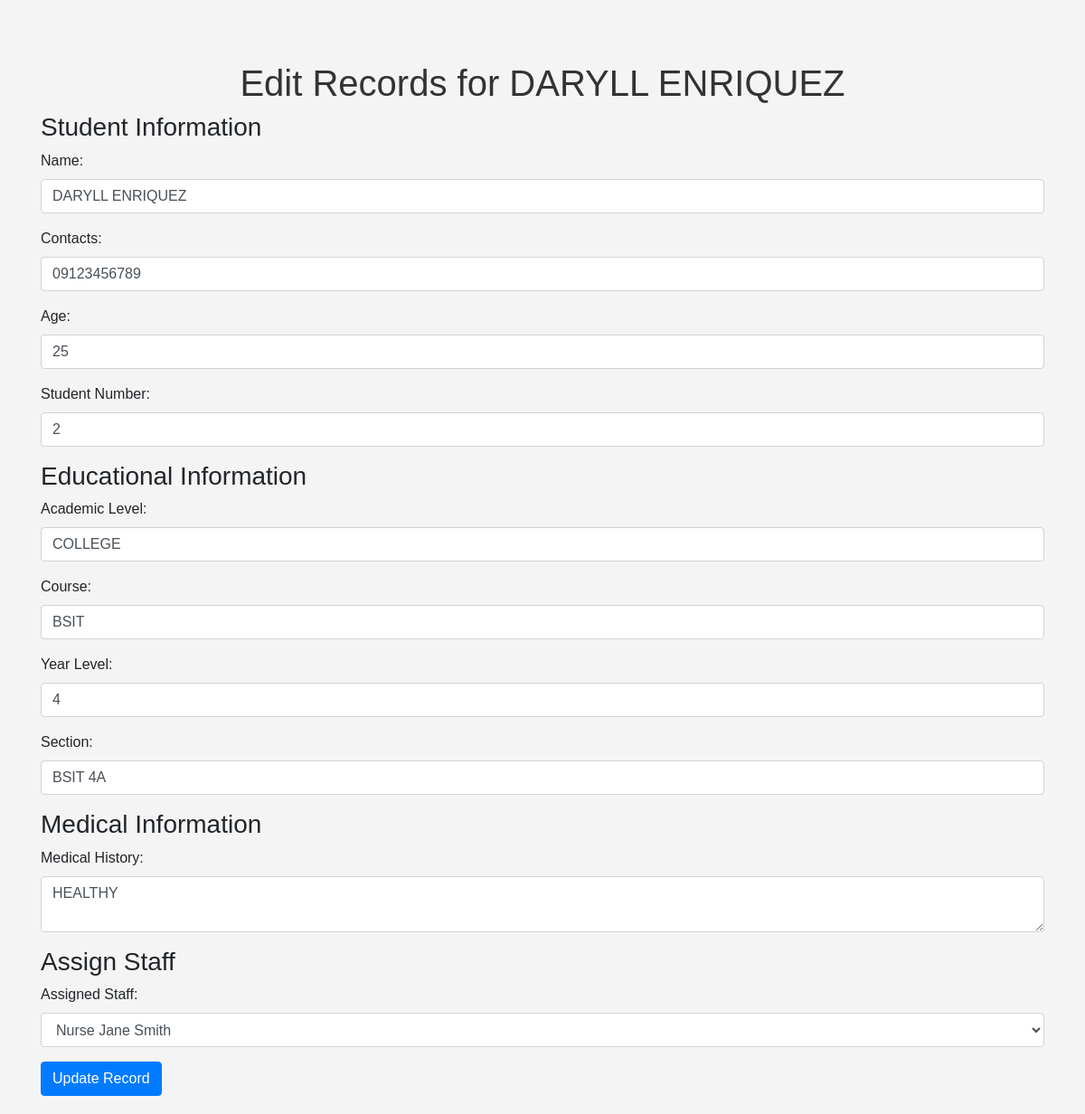
The page /edit_record.php?id=2 on the database its author committed.
### tables this page shows
CREATE TABLE `triage` (
  `id` int(11) NOT NULL AUTO_INCREMENT,
  `student_id` int(11) DEFAULT NULL,
  `medical_history` text DEFAULT NULL,
  `status` enum('pending','accepted','archived') DEFAULT 'pending',
  `assigned_staff` int(11) DEFAULT NULL,
  PRIMARY KEY (`id`)
);

CREATE TABLE `students` (
  `id` int(11) NOT NULL AUTO_INCREMENT,
  `name` varchar(100) NOT NULL,
  `contacts` varchar(15) DEFAULT NULL,
  `age` int(11) DEFAULT NULL,
  `student_number` varchar(20) NOT NULL,
  PRIMARY KEY (`id`),
  UNIQUE KEY `student_number` (`student_number`)
);

CREATE TABLE `educational_info` (
  `id` int(11) NOT NULL AUTO_INCREMENT,
  `student_id` int(11) DEFAULT NULL,
  `academic_level` varchar(50) DEFAULT NULL,
  `course` varchar(100) DEFAULT NULL,
  `year_level` varchar(10) DEFAULT NULL,
  `section` varchar(20) DEFAULT NULL,
  PRIMARY KEY (`id`)
);

CREATE TABLE `staff` (
  `id` int(11) NOT NULL AUTO_INCREMENT,
  `name` varchar(100) NOT NULL,
  `designation` varchar(50) DEFAULT NULL,
  `contact_number` varchar(15) DEFAULT NULL,
  PRIMARY KEY (`id`)
);

### edit_record.php (the view, shortened to what this page needs)
<?php
require 'db.php';
if (isset($_GET['id'])) {
    $record_id = $_GET['id'];
    $stmt = $conn->prepare("SELECT triage.id AS triage_id, triage.medical_history, triage.status,
                                   students.id AS student_id, students.name, students.contacts, students.age, students.student_number,
                                   educational_info.academic_level, educational_info.course, educational_info.year_level, educational_info.section,
                                   triage.assigned_staff
                            FROM triage
                            LEFT JOIN students ON triage.student_id = students.id
                            LEFT JOIN educational_info ON students.id = educational_info.student_id
                            WHERE triage.id = ?");
    $stmt->bind_param("i", $record_id);
    $stmt->execute();
    $result = $stmt->get_result();
    $record = $result->fetch_assoc();
    $staff_stmt = $conn->prepare("SELECT id, name FROM staff");
    $staff_stmt->execute();
    $staff_result = $staff_stmt->get_result();
}
?>
<!DOCTYPE html>
<html lang="en">
<head>
    <link rel="stylesheet" href="https://stackpath.bootstrapcdn.com/bootstrap/4.5.2/css/bootstrap.min.css">
    <link rel="stylesheet" href="style.css">
</head>
<body>
    <div class="container mt-5">
        <h1>Edit Records for <?= htmlspecialchars($record['name']) ?></h1>
        <form action="edit_record.php?id=<?= $record_id ?>" method="POST">
            <h3>Student Information</h3>
            <div class="form-group">
                <label for="name">Name:</label>
                <input type="text" class="form-control" id="name" name="name" value="<?= htmlspecialchars($record['name']) ?>" required>
            </div>
            <div class="form-group">
                <label for="contacts">Contacts:</label>
                <input type="text" class="form-control" id="contacts" name="contacts" value="<?= htmlspecialchars($record['contacts']) ?>" required>
            </div>
            <div class="form-group">
                <label for="age">Age:</label>
                <input type="number" class="form-control" id="age" name="age" value="<?= htmlspecialchars($record['age']) ?>" required>
            </div>
            <div class="form-group">
                <label for="student_number">Student Number:</label>
                <input type="text" class="form-control" id="student_number" name="student_number" value="<?= htmlspecialchars($record['student_number']) ?>" required>
            </div>
            <h3>Educational Information</h3>
            <div class="form-group">
                <label for="academic_level">Academic Level:</label>
                <input type="text" class="form-control" id="academic_level" name="academic_level" value="<?= htmlspecialchars($record['academic_level']) ?>" required>
            </div>
            <div class="form-group">
                <label for="course">Course:</label>
                <input type="text" class="form-control" id="course" name="course" value="<?= htmlspecialchars($record['course']) ?>" required>
            </div>
            <div class="form-group">
                <label for="year_level">Year Level:</label>
                <input type="number" class="form-control" id="year_level" name="year_level" value="<?= htmlspecialchars($record['year_level']) ?>" required>
            </div>
            <div class="form-group">
                <label for="section">Section:</label>
                <input type="text" class="form-control" id="section" name="section" value="<?= htmlspecialchars($record['section']) ?>" required>
            </div>
            <h3>Medical Information</h3>
            <div class="form-group">
                <label for="medical_history">Medical History:</label>
                <textarea class="form-control" id="medical_history" name="medical_history" required><?= htmlspecialchars($record['medical_history']) ?></textarea>
            </div>
            <h3>Assign Staff</h3>
            <div class="form-group">
                <label for="assigned_staff">Assigned Staff:</label>
                <select class="form-control" id="assigned_staff" name="assigned_staff" required>
                    <?php while ($staff = $staff_result->fetch_assoc()): ?>
                        <option value="<?= $staff['id'] ?>" <?= ($staff['id'] == $record['assigned_staff']) ? 'selected' : '' ?>>
                            <?= htmlspecialchars($staff['name']) ?>
                        </option>
                    <?php endwhile; ?>
                </select>
            </div>
            <button type="submit" class="btn btn-primary">Update Record</button>
        </form>
    </div>
</body>
</html>

### style.css (style rules this page uses)
body { font-family: Arial, sans-serif; background-color: #f4f4f4; margin: 0; padding: 20px; }
h1 { text-align: center; color: #333; }
button { background-color: #28a745; color: white; border: none; padding: 10px 15px; border-radius: 5px; cursor: pointer; }
form { display: inline; }

### rows shown on the page
triage: student.name "DARYLL ENRIQUEZ", name "DARYLL ENRIQUEZ", contacts "09123456789", age "25", student_number "2", academic_level "COLLEGE", course "BSIT", year_level "4", section "BSIT 4A", medical_history "HEALTHY", assigned_staff "Nurse Jane Smith"
